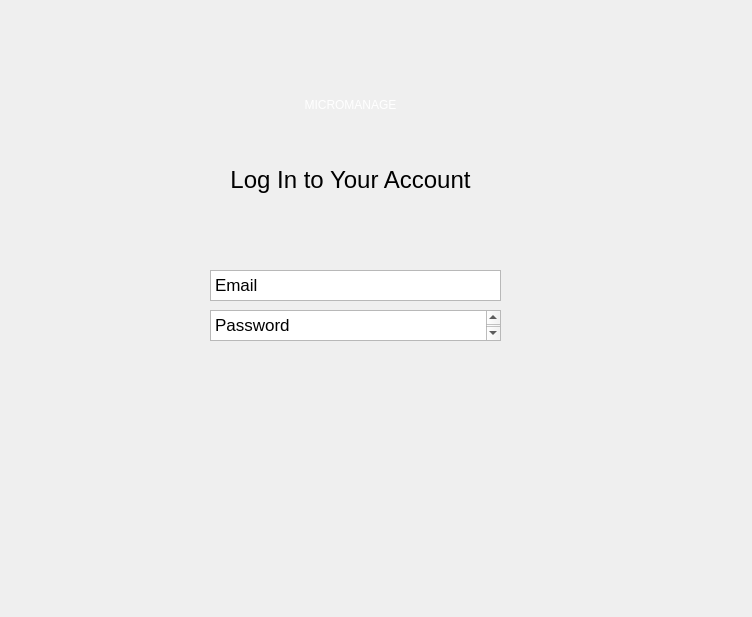
<?xml version="1.0" encoding="UTF-8"?>
<ui version="4.0">
 <class>Login</class>
 <widget class="QWidget" name="Login">
  <property name="geometry">
   <rect>
    <x>0</x>
    <y>0</y>
    <width>752</width>
    <height>617</height>
   </rect>
  </property>
  <property name="windowTitle">
   <string>Form</string>
  </property>
  <widget class="QLabel" name="label_2">
   <property name="geometry">
    <rect>
     <x>-180</x>
     <y>160</y>
     <width>1061</width>
     <height>41</height>
    </rect>
   </property>
   <property name="styleSheet">
    <string notr="true">font: 22pt &quot;Avenir Next&quot;;</string>
   </property>
   <property name="text">
    <string>&lt;html&gt;&lt;head/&gt;&lt;body&gt;&lt;p&gt;&lt;span style=&quot; font-size:18pt;&quot;&gt;Log In to Your Account&lt;/span&gt;&lt;/p&gt;&lt;/body&gt;&lt;/html&gt;</string>
   </property>
   <property name="alignment">
    <set>Qt::AlignCenter</set>
   </property>
  </widget>
  <widget class="QLabel" name="label">
   <property name="geometry">
    <rect>
     <x>-180</x>
     <y>30</y>
     <width>1061</width>
     <height>151</height>
    </rect>
   </property>
   <property name="styleSheet">
    <string notr="true">font: 36pt &quot;Avenir Next&quot;;</string>
   </property>
   <property name="text">
    <string>&lt;html&gt;&lt;head/&gt;&lt;body&gt;&lt;p&gt;&lt;span style=&quot; color:#ffffff;&quot;&gt;MICROMANAGE&lt;/span&gt;&lt;/p&gt;&lt;/body&gt;&lt;/html&gt;</string>
   </property>
   <property name="alignment">
    <set>Qt::AlignCenter</set>
   </property>
  </widget>
  <widget class="QTextEdit" name="textEdit_2">
   <property name="geometry">
    <rect>
     <x>210</x>
     <y>310</y>
     <width>291</width>
     <height>31</height>
    </rect>
   </property>
   <property name="styleSheet">
    <string notr="true">background-color: 'white';</string>
   </property>
   <property name="html">
    <string>&lt;!DOCTYPE HTML PUBLIC &quot;-//W3C//DTD HTML 4.0//EN&quot; &quot;http://www.w3.org/TR/REC-html40/strict.dtd&quot;&gt;
&lt;html&gt;&lt;head&gt;&lt;meta name=&quot;qrichtext&quot; content=&quot;1&quot; /&gt;&lt;style type=&quot;text/css&quot;&gt;
p, li { white-space: pre-wrap; }
&lt;/style&gt;&lt;/head&gt;&lt;body style=&quot; font-family:'.SF NS Text'; font-size:13pt; font-weight:400; font-style:normal;&quot;&gt;
&lt;p style=&quot; margin-top:0px; margin-bottom:0px; margin-left:0px; margin-right:0px; -qt-block-indent:0; text-indent:0px;&quot;&gt;Password&lt;/p&gt;
&lt;p style=&quot;-qt-paragraph-type:empty; margin-top:0px; margin-bottom:0px; margin-left:0px; margin-right:0px; -qt-block-indent:0; text-indent:0px;&quot;&gt;&lt;br /&gt;&lt;/p&gt;&lt;/body&gt;&lt;/html&gt;</string>
   </property>
  </widget>
  <widget class="QTextEdit" name="textEdit">
   <property name="geometry">
    <rect>
     <x>210</x>
     <y>270</y>
     <width>291</width>
     <height>31</height>
    </rect>
   </property>
   <property name="styleSheet">
    <string notr="true">background-color: 'white';</string>
   </property>
   <property name="html">
    <string>&lt;!DOCTYPE HTML PUBLIC &quot;-//W3C//DTD HTML 4.0//EN&quot; &quot;http://www.w3.org/TR/REC-html40/strict.dtd&quot;&gt;
&lt;html&gt;&lt;head&gt;&lt;meta name=&quot;qrichtext&quot; content=&quot;1&quot; /&gt;&lt;style type=&quot;text/css&quot;&gt;
p, li { white-space: pre-wrap; }
&lt;/style&gt;&lt;/head&gt;&lt;body style=&quot; font-family:'.SF NS Text'; font-size:13pt; font-weight:400; font-style:normal;&quot;&gt;
&lt;p style=&quot; margin-top:0px; margin-bottom:0px; margin-left:0px; margin-right:0px; -qt-block-indent:0; text-indent:0px;&quot;&gt;Email&lt;/p&gt;&lt;/body&gt;&lt;/html&gt;</string>
   </property>
  </widget>
 </widget>
 <resources/>
 <connections/>
</ui>
